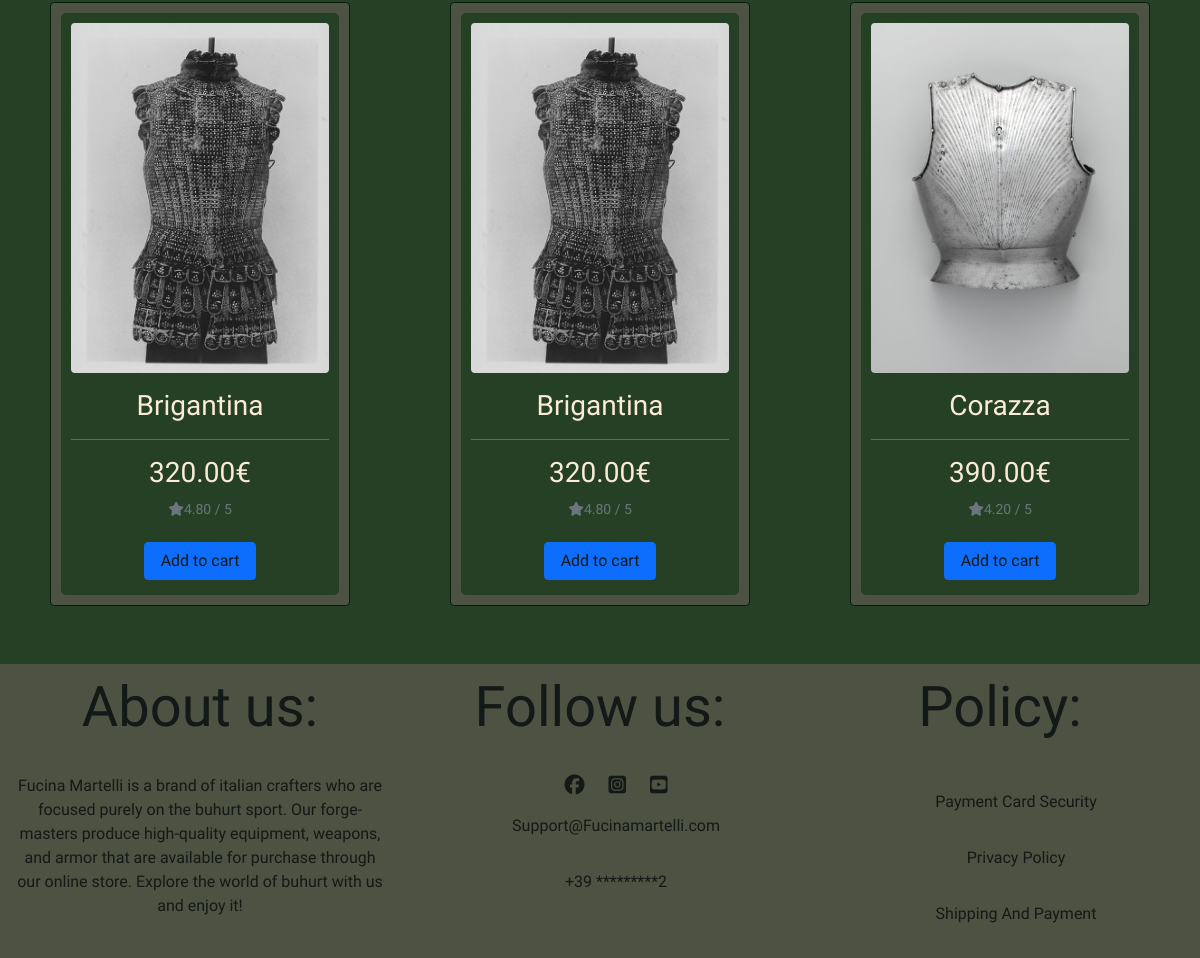
Before: /products/ (lower part) with the older database file.
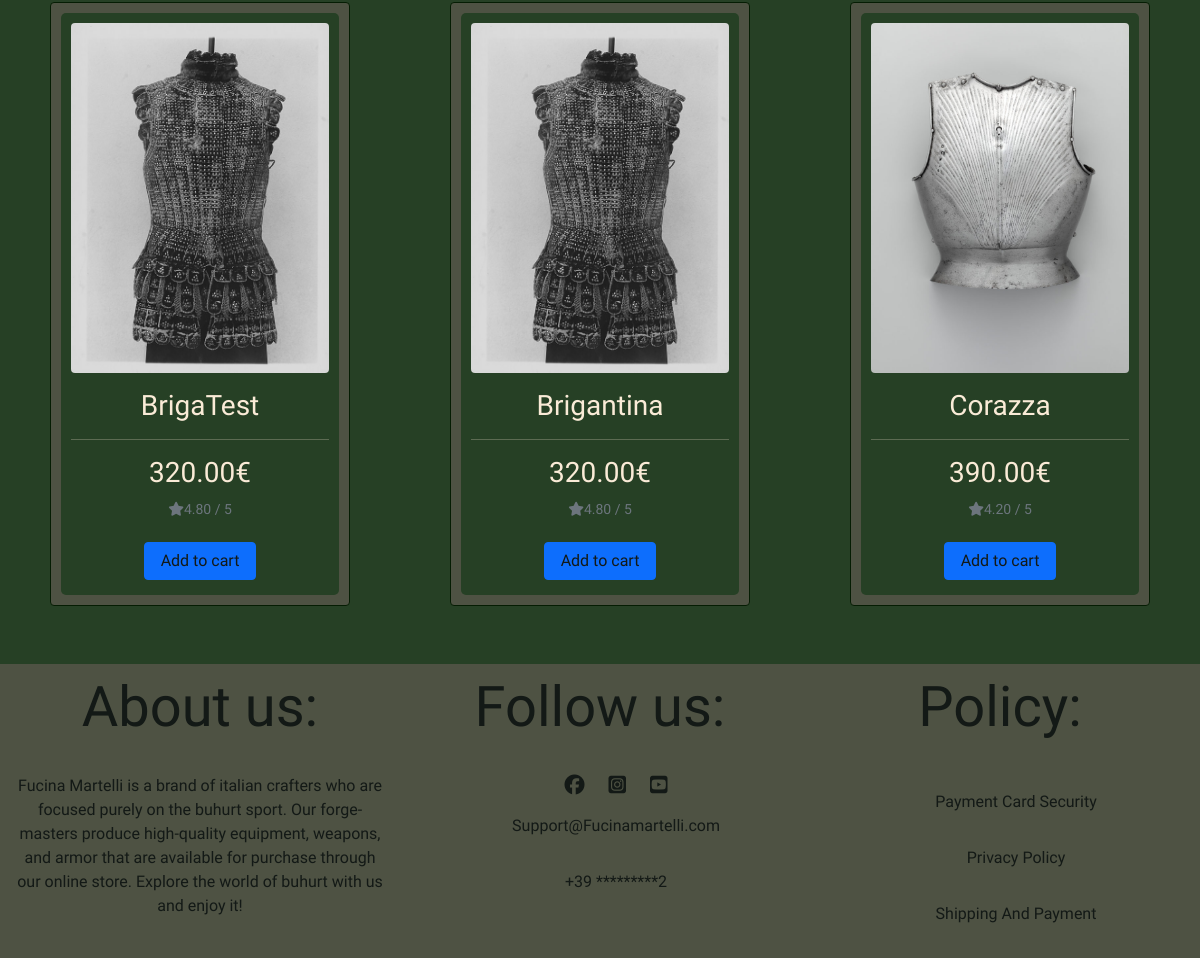
After: the same page with the newer database file.
### products/models.py (models this page shows, shortened)
class Product(models.Model):
    category = models.ForeignKey('Category', null=True, blank=True, on_delete=models.SET_NULL)
    sku = models.CharField(max_length=254, null=True, blank=True)
    name = models.CharField(max_length=254)
    description = models.TextField()
    price = models.DecimalField(max_digits=6, decimal_places=2)
    rating = models.DecimalField(max_digits=6, decimal_places=2, null=True, blank=True)
    image_url = models.URLField(max_length=1024, null=True, blank=True)
    image = models.ImageField(null=True, blank=True)
    discount = models.CharField(max_length=100,
                  choices=DISCOUNT, default=1)

### products/views.py (the view, shortened to what this page needs)
# urls.py: path('', views.all_products, name='products'),
def all_products(request):
    products = Product.objects.all()
    query = None
    category = None
    context = {
        'products': products,
        'search': query,
        'category_selected': category,
    }
    return render(request, 'products/products.html', context)

### cart/contexts.py (called while the page is built)
def cart_contents(request):
    cart = request.session.get('cart', {})
    cart_items = []
    total_product = 0
    product_count = 0
    total = 0
    for id, quantity in cart.items():
        product = get_object_or_404(Product, pk=id)
        total_product += quantity * product.price
        product_count += quantity
        cart_items.append({'id': id, 'quantity': quantity,
                           'product': product})
    return {'cart_items': cart_items, 'total': total, 'total_product': total_product, 'product_count': product_count}

### products/templates/products/products.html (shortened to what this page needs)
{% extends 'base.html' %}
{% load static %}
{% block content %}
<div class="container-fluid mt-5 mb-5 d-flex justify-content-center align-items-center">
    <div class="row">
        {% for product in products %}
        <div class="card justify-content-center">
            <div class="inner-card text-center">
                <img src="{{ product.image.url }}" class="img-fluid rounded" alt="{{ product.name }}">
                <div class=" justify-content-between align-items-center text-center mt-3 px-2">
                    <h3 class="font-weight-bold">{{ product.name }}</h3>
                </div>
                <hr>
                <div class="px-2">
                    <h3>{{ product.price }}€</h3>
                    {% if product.rating %}
                    <small class="text-muted"><i class="fas fa-star mr-1"></i>{{ product.rating }} / 5</small>
                    {% else %}
                    <small class="text-muted">No Rating</small>
                    {% endif %}
                </div>
                <div class="px-2 mt-3">
                    <button class="btn btn-primary px-3" href=""><a href="{% url 'product_detail' product.id %}">Add to
                            cart</a></button>
                </div>
            </div>
        </div>
        {% endfor %}
    </div>
</div>
{% endblock %}

Changed rows visible on the page:
changed Product: name "Brigantina" → "BrigaTest"
